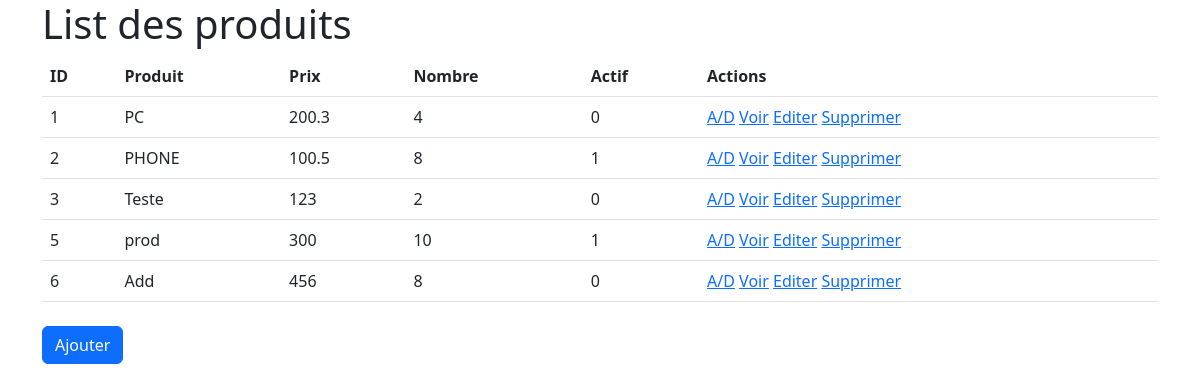
The page / on the database its author committed.
### tables this page shows
CREATE TABLE IF NOT EXISTS `liste` (
  `id` int(11) NOT NULL AUTO_INCREMENT,
  `produit` varchar(255) NOT NULL,
  `prix` float NOT NULL,
  `nombre` int(11) NOT NULL,
  `actif` tinyint(1) NOT NULL DEFAULT '1',
  PRIMARY KEY (`id`)
);

### index.php (the view, shortened to what this page needs)
<?php
require_once('connect.php');
$sql = 'SELECT * FROM liste';
$query = $db->prepare($sql);
$query->execute();
$result = $query->fetchAll(PDO::FETCH_ASSOC);
?>
<!DOCTYPE html>
<html lang="en">
<head>
    <link rel="stylesheet" href="	https://cdn.jsdelivr.net/npm/bootstrap@5.2.0/dist/css/bootstrap.min.css">
</head>
<body>
    <main class="container">
        <div class="row">
            <div class="col-12">
                <h1>List des produits</h1>
                <table class="table">
                    <thead>
                        <th>ID</th>
                        <th>Produit</th>
                        <th>Prix</th>
                        <th>Nombre</th>
                        <th>Actif</th>
                        <th>Actions</th>
                    </thead>
                    <tbody>
                        <?php
                        foreach ($result as $product) {
                        ?>
                            <tr>
                                <td><?= $product['id']; ?></td>
                                <td><?= $product['produit']; ?></td>
                                <td><?= $product['prix']; ?></td>
                                <td><?= $product['nombre']; ?></td>
                                <td><?= $product['actif']; ?></td>
                                <td>
                                    <a href="disable.php?id=<?= $product['id']; ?>">A/D</a>
                                    <a href="details.php?id=<?= $product['id']; ?>">Voir</a>
                                    <a href="edit.php?id=<?= $product['id']; ?>">Editer</a>
                                    <a href="delet.php?id=<?= $product['id']; ?>">Supprimer</a>
                                </td>
                            </tr>
                        <?php
                        }
                        ?>
                    </tbody>
                </table>
                <a href="add.php" class="btn btn-primary mt-2">Ajouter</a>
            </div>
        </div>
    </main>
</body>
</html>

### rows shown on the page
liste: id "1", produit "PC", prix "200.3", nombre "4", actif "0"
liste: id "2", produit "PHONE", prix "100.5", nombre "8", actif "1"
liste: id "3", produit "Teste", prix "123", nombre "2", actif "0"
liste: id "5", produit "prod", prix "300", nombre "10", actif "1"
liste: id "6", produit "Add", prix "456", nombre "8", actif "0"
